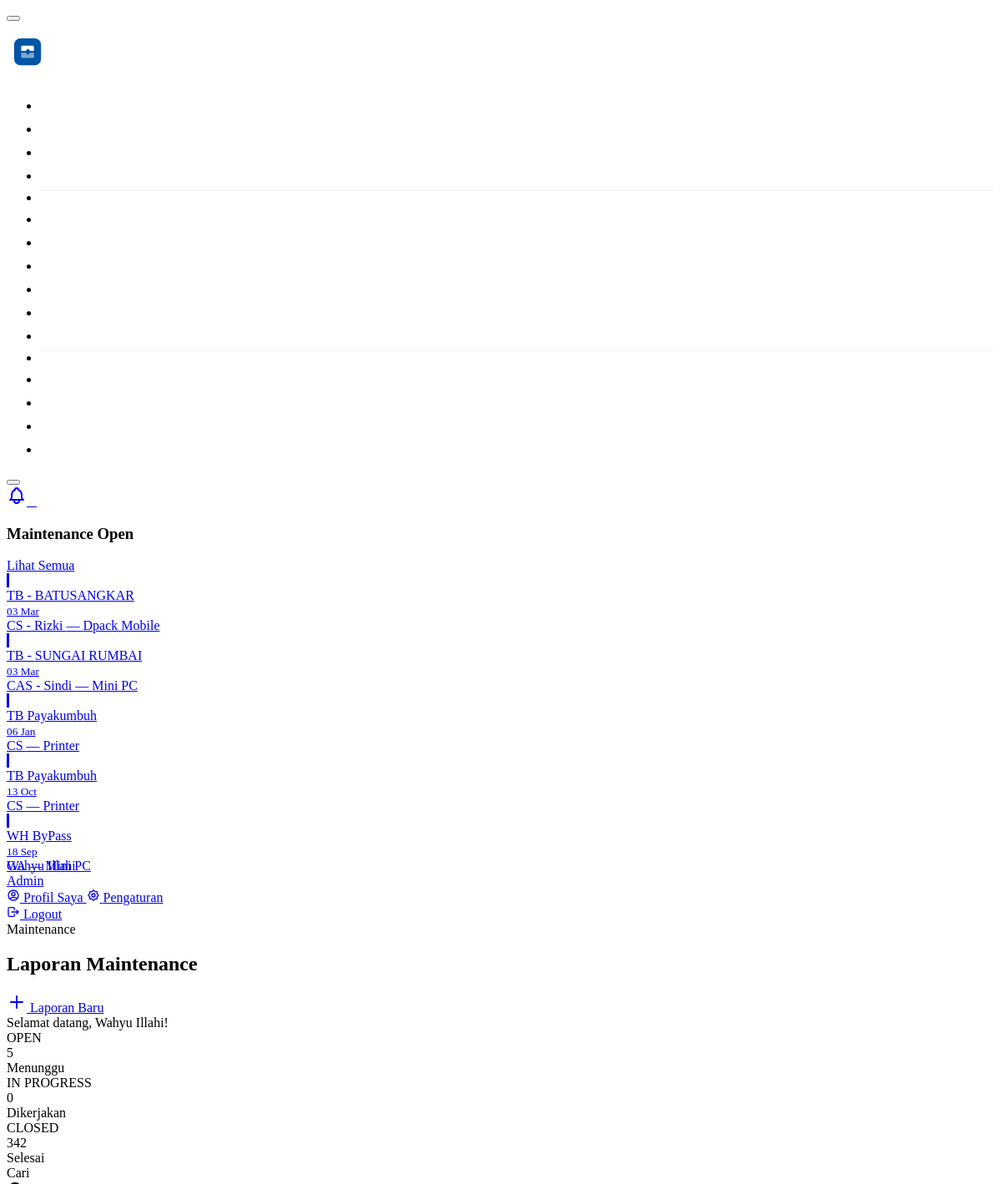
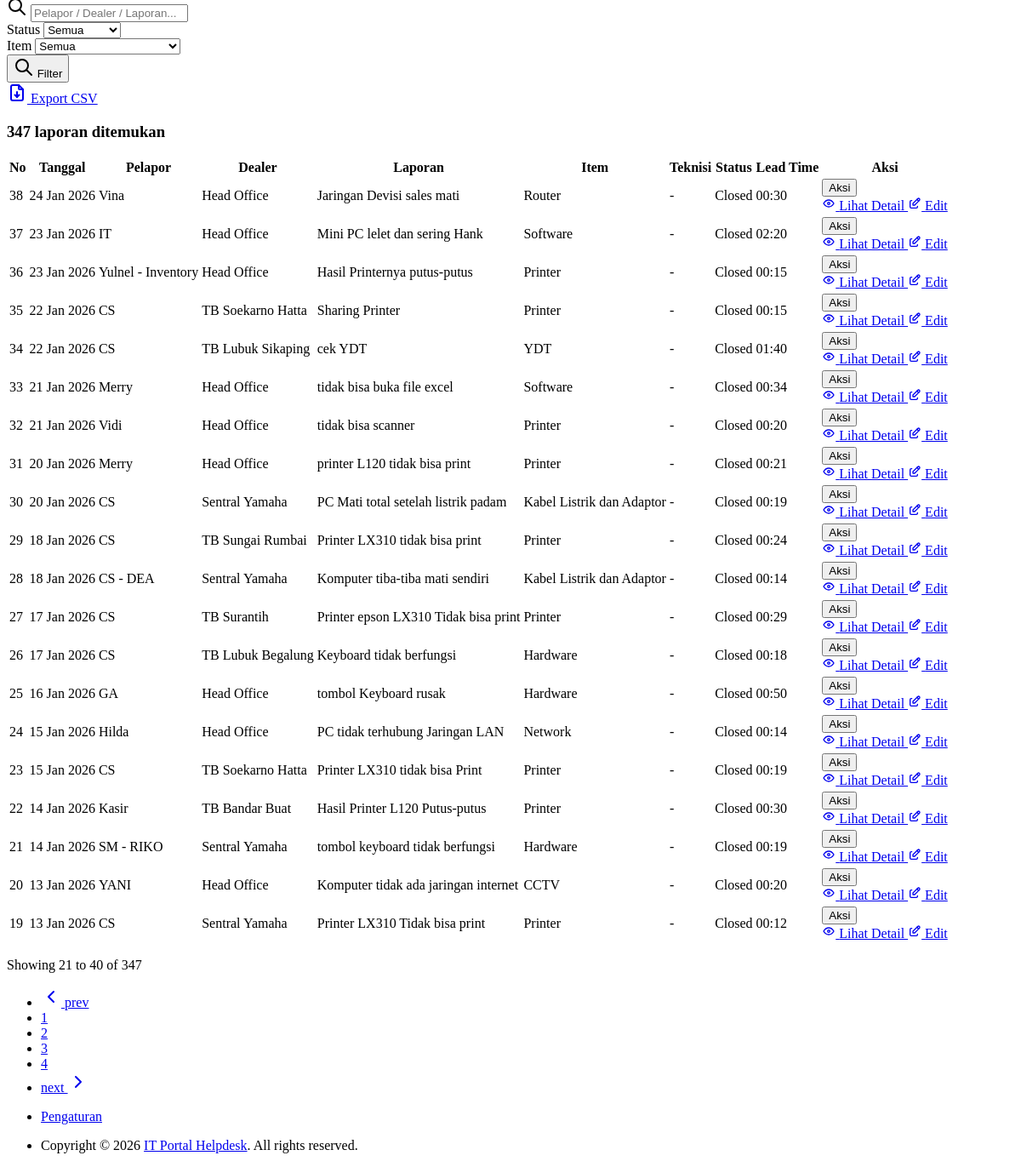
/maintenance?page=2 (signed in), run on the app's committed database (2 pictures, top to bottom).
### tables this page shows
CREATE TABLE `maintenance_reports` (
  `id` int(11) NOT NULL AUTO_INCREMENT,
  `status` enum('Open','In Progress','Closed') NOT NULL DEFAULT 'Open',
  `tanggal` date NOT NULL,
  `pelapor` varchar(100) NOT NULL,
  `dealer` varchar(200) NOT NULL,
  `laporan_awal` text NOT NULL,
  `pengecekan` text DEFAULT NULL,
  `solusi` text DEFAULT NULL,
  `item` varchar(100) NOT NULL COMMENT 'Category: Printer, CCTV, Network, Hardware, Software, etc.',
  `waktu_mulai` datetime DEFAULT NULL,
  `waktu_selesai` datetime DEFAULT NULL,
  `lead_time` time GENERATED ALWAYS AS (case when `waktu_mulai` is not null and `waktu_selesai` is not null then timediff(`waktu_selesai`,`waktu_mulai`) else NULL end) STORED,
  `created_by` int(11) DEFAULT NULL,
  `technician_id` int(11) DEFAULT NULL,
  `asset_id` int(11) DEFAULT NULL,
  `is_active` tinyint(1) DEFAULT 1,
  `created_at` timestamp NULL DEFAULT current_timestamp(),
  `updated_at` timestamp NULL DEFAULT current_timestamp() ON UPDATE current_timestamp(),
  PRIMARY KEY (`id`),
  KEY `idx_status` (`status`),
  KEY `idx_tanggal` (`tanggal`),
  KEY `idx_dealer` (`dealer`),
  KEY `idx_item` (`item`),
  KEY `idx_is_active` (`is_active`),
  KEY `created_by` (`created_by`),
  KEY `fk_maintenance_technician` (`technician_id`),
  KEY `fk_maintenance_asset` (`asset_id`),
  CONSTRAINT `fk_maintenance_asset` FOREIGN KEY (`asset_id`) REFERENCES `assets` (`id`) ON DELETE SET NULL,
  CONSTRAINT `fk_maintenance_technician` FOREIGN KEY (`technician_id`) REFERENCES `users` (`id`) ON DELETE SET NULL,
  CONSTRAINT `maintenance_reports_ibfk_1` FOREIGN KEY (`created_by`) REFERENCES `users` (`id`) ON DELETE SET NULL
);

CREATE TABLE `users` (
  `id` int(11) NOT NULL AUTO_INCREMENT,
  `full_name` varchar(100) NOT NULL,
  `username` varchar(50) NOT NULL,
  `email` varchar(100) NOT NULL,
  `password` varchar(255) NOT NULL,
  `role` enum('admin','staff','dealer','user') NOT NULL,
  `avatar` varchar(255) DEFAULT NULL,
  `department` varchar(100) DEFAULT NULL,
  `is_active` tinyint(1) NOT NULL DEFAULT 1,
  `last_login` datetime DEFAULT NULL,
  `created_at` datetime NOT NULL DEFAULT current_timestamp(),
  `updated_at` datetime NOT NULL DEFAULT current_timestamp() ON UPDATE current_timestamp(),
  PRIMARY KEY (`id`),
  UNIQUE KEY `username` (`username`),
  UNIQUE KEY `email` (`email`)
);

### pages/maintenance/index.php (the view, shortened to what the rows shown need)
<?php
$search = trim($_GET['q'] ?? '');
$page = max(1, (int) ($_GET['page'] ?? 1));
$perPage = 20;
$where = ["m.is_active = 1"];
$params = [];
$whereSQL = 'WHERE ' . implode(' AND ', $where);
$countStmt = db()->prepare("SELECT COUNT(*) FROM maintenance_reports m $whereSQL");
$countStmt->execute($params);
$total = $countStmt->fetchColumn();
$totalPages = max(1, ceil($total / $perPage));
$offset = ($page - 1) * $perPage;
$sql = "
    SELECT m.*, u.full_name as technician_name
    FROM maintenance_reports m
    LEFT JOIN users u ON m.technician_id = u.id
    $whereSQL
    ORDER BY m.tanggal DESC, m.id DESC
    LIMIT $perPage OFFSET $offset
";
$stmt = db()->prepare($sql);
$stmt->execute($params);
$reports = $stmt->fetchAll();
$totalOpen = db()->query("SELECT COUNT(*) FROM maintenance_reports WHERE status = 'Open' AND is_active = 1")->fetchColumn();
$totalInProgress = db()->query("SELECT COUNT(*) FROM maintenance_reports WHERE status = 'In Progress' AND is_active = 1")->fetchColumn();
$totalClosed = db()->query("SELECT COUNT(*) FROM maintenance_reports WHERE status = 'Closed' AND is_active = 1")->fetchColumn();
$pageActions = '<a href="' . url('/maintenance/create') . '" class="btn btn-primary d-none d-sm-inline-block"><svg xmlns="http://www.w3.org/2000/svg" width="24" height="24" viewBox="0 0 24 24" fill="none" stroke="currentColor" stroke-width="2" stroke-linecap="round" stroke-linejoin="round" class="icon"><path d="M12 5l0 14"/><path d="M5 12l14 0"/></svg> Laporan Baru</a>';
?>
<div class="row row-deck row-cards mb-3">
    <div class="col-sm-4 col-lg-4">
        <a href="?status=Open" class="card card-link">
            <div class="card-body">
                <div class="d-flex align-items-center"><div class="subheader">OPEN</div></div>
                <div class="d-flex align-items-baseline">
                    <div class="h1 mb-0 me-2"><?= $totalOpen ?></div>
                    <div class="me-auto"><span class="text-yellow d-inline-flex align-items-center lh-1">Menunggu</span></div>
                </div>
            </div>
        </a>
    </div>
    <div class="col-sm-4 col-lg-4">
        <a href="?status=In+Progress" class="card card-link">
            <div class="card-body">
                <div class="d-flex align-items-center"><div class="subheader">IN PROGRESS</div></div>
                <div class="d-flex align-items-baseline">
                    <div class="h1 mb-0 me-2"><?= $totalInProgress ?></div>
                    <div class="me-auto"><span class="text-blue d-inline-flex align-items-center lh-1">Dikerjakan</span></div>
                </div>
            </div>
        </a>
    </div>
    <div class="col-sm-4 col-lg-4">
        <a href="?status=Closed" class="card card-link">
            <div class="card-body">
                <div class="d-flex align-items-center"><div class="subheader">CLOSED</div></div>
                <div class="d-flex align-items-baseline">
                    <div class="h1 mb-0 me-2"><?= $totalClosed ?></div>
                    <div class="me-auto"><span class="text-green d-inline-flex align-items-center lh-1">Selesai</span></div>
                </div>
            </div>
        </a>
    </div>
</div>
<div class="card mb-3">
    <div class="card-body">
        <form method="GET" class="row g-3 align-items-end">
            <div class="col-md-3">
                <label class="form-label">Cari</label>
                <div class="input-icon">
                    <span class="input-icon-addon"><svg xmlns="http://www.w3.org/2000/svg" width="24" height="24" viewBox="0 0 24 24" fill="none" stroke="currentColor" stroke-width="2" stroke-linecap="round" stroke-linejoin="round" class="icon"><path d="M10 10m-7 0a7 7 0 1 0 14 0a7 7 0 1 0 -14 0"/><path d="M21 21l-6 -6"/></svg></span>
                    <input type="text" name="q" class="form-control" placeholder="Pelapor / Dealer / Laporan..." value="<?= e($search) ?>">
                </div>
            </div>
            <div class="col-md-2">
                <label class="form-label">Status</label>
                <select name="status" class="form-select">
                    <option value="all">Semua</option>
                </select>
            </div>
            <div class="col-md-2">
                <label class="form-label">Item</label>
                <select name="item" class="form-select">
                    <option value="">Semua</option>
                </select>
            </div>
            <div class="col-auto">
                <button type="submit" class="btn btn-primary">
                    <svg xmlns="http://www.w3.org/2000/svg" width="24" height="24" viewBox="0 0 24 24" fill="none" stroke="currentColor" stroke-width="2" stroke-linecap="round" stroke-linejoin="round" class="icon"><path d="M10 10m-7 0a7 7 0 1 0 14 0a7 7 0 1 0 -14 0"/><path d="M21 21l-6 -6"/></svg>
                    Filter
                </button>
            </div>
            <div class="col-auto">
                <a href="?<?= http_build_query(array_merge($_GET, ['export' => 'csv'])) ?>" class="btn btn-outline-green">
                    Export CSV
                </a>
            </div>
        </form>
    </div>
</div>
<div class="card">
    <div class="card-header"><h3 class="card-title"><?= $total ?> laporan ditemukan</h3></div>
    <div class="table-responsive">
        <table class="table table-vcenter card-table table-striped">
            <thead>
                <tr>
                    <th>No</th><th>Tanggal</th><th>Pelapor</th><th>Dealer</th><th>Laporan</th><th>Item</th><th>Teknisi</th><th>Status</th><th>Lead Time</th><th class="w-1">Aksi</th>
                </tr>
            </thead>
            <tbody>
                <?php if (empty($reports)): ?>
                    <tr><td colspan="10" class="text-center text-secondary py-4">Tidak ada laporan ditemukan.</td></tr>
                <?php else: ?>
                    <?php foreach ($reports as $r): ?>
                    <tr>
                        <td class="text-secondary"><?= $r['id'] ?></td>
                        <td class="text-nowrap"><?= date('d M Y', strtotime($r['tanggal'])) ?></td>
                        <td><?= e($r['pelapor']) ?></td>
                        <td><?= e($r['dealer']) ?></td>
                        <td><span class="text-truncate d-inline-block" style="max-width:200px"><?= e($r['laporan_awal']) ?></span></td>
                        <td><span class="badge bg-azure-lt"><?= e($r['item']) ?></span></td>
                        <td><?= e($r['technician_name'] ?? '-') ?></td>
                        <td>
                            <?php $statusColor = match ($r['status']) { 'Open' => 'yellow', 'In Progress' => 'blue', 'Closed' => 'green', default => 'secondary'}; ?>
                            <span class="badge bg-<?= $statusColor ?>-lt"><?= e($r['status']) ?></span>
                        </td>
                        <td class="text-secondary"><?= $r['lead_time'] ? substr($r['lead_time'], 0, 5) : '—' ?></td>
                        <td>
                            <span class="dropdown">
                                <button class="btn btn-sm dropdown-toggle align-text-top" data-bs-boundary="viewport" data-bs-toggle="dropdown">Aksi</button>
                                <div class="dropdown-menu dropdown-menu-end">
                                    <a class="dropdown-item" href="<?= url('/maintenance/view?id=' . $r['id']) ?>">
                                        Lihat Detail
                                    </a>
                                    <a class="dropdown-item" href="<?= url('/maintenance/edit?id=' . $r['id']) ?>">
                                        Edit
                                    </a>
                                </div>
                            </span>
                        </td>
                    </tr>
                    <?php endforeach; ?>
                <?php endif; ?>
            </tbody>
        </table>
    </div>
    <?php if ($totalPages > 1): ?>
    <div class="card-footer d-flex align-items-center">
        <p class="m-0 text-secondary">Showing <?= $offset + 1 ?> to <?= min($offset + $perPage, $total) ?> of <?= $total ?></p>
        <ul class="pagination m-0 ms-auto">
            <li class="page-item <?= $page <= 1 ? 'disabled' : '' ?>"><a class="page-link" href="?<?= http_build_query(array_merge($_GET, ['page' => $page - 1])) ?>"><svg xmlns="http://www.w3.org/2000/svg" width="24" height="24" viewBox="0 0 24 24" fill="none" stroke="currentColor" stroke-width="2" stroke-linecap="round" stroke-linejoin="round" class="icon"><path d="M15 6l-6 6l6 6"/></svg> prev</a></li>
            <?php for ($i = max(1, $page - 2); $i <= min($totalPages, $page + 2); $i++): ?>
            <li class="page-item <?= $i === $page ? 'active' : '' ?>"><a class="page-link" href="?<?= http_build_query(array_merge($_GET, ['page' => $i])) ?>"><?= $i ?></a></li>
            <?php endfor; ?>
            <li class="page-item <?= $page >= $totalPages ? 'disabled' : '' ?>"><a class="page-link" href="?<?= http_build_query(array_merge($_GET, ['page' => $page + 1])) ?>">next <svg xmlns="http://www.w3.org/2000/svg" width="24" height="24" viewBox="0 0 24 24" fill="none" stroke="currentColor" stroke-width="2" stroke-linecap="round" stroke-linejoin="round" class="icon"><path d="M9 6l6 6l-6 6"/></svg></a></li>
        </ul>
    </div>
    <?php endif; ?>
</div>
<?php
include BASE_PATH . '/layouts/main.php';

### layouts/partials/topbar.php (shortened to what the rows shown need)
<?php
$_user = currentUser();
$openReports = db()->query("SELECT id, tanggal, pelapor, dealer, item FROM maintenance_reports WHERE status = 'Open' AND is_active = 1 ORDER BY tanggal DESC, id DESC LIMIT 5")->fetchAll();
$openCount = db()->query("SELECT COUNT(*) FROM maintenance_reports WHERE status = 'Open' AND is_active = 1")->fetchColumn();
?>
<header class="navbar navbar-expand-md d-none d-lg-flex d-print-none">
    <div class="container-xl">
        <button class="navbar-toggler" type="button" data-bs-toggle="collapse" data-bs-target="#navbar-menu"
            aria-controls="navbar-menu" aria-expanded="false" aria-label="Toggle navigation">
        </button>
        <div class="navbar-nav flex-row order-md-last">
            <div class="nav-item dropdown d-flex me-3" id="notif-dropdown-wrap">
                <a href="#" class="nav-link px-0" data-bs-toggle="dropdown" data-bs-auto-close="outside"
                    aria-label="Notifikasi" id="notif-bell-btn">
                    <?php if ($openCount > 0): ?>
                        <span class="badge bg-red badge-notification badge-blink" id="notif-badge"
                            data-count="<?= $openCount ?>"><?= $openCount ?></span>
                    <?php endif; ?>
                </a>
                <div class="dropdown-menu dropdown-menu-arrow dropdown-menu-end dropdown-menu-card notif-dropdown">
                    <div class="card">
                        <div class="card-header">
                            <h3 class="card-title">Maintenance Open</h3>
                            <div class="card-actions"><a href="<?= url('/maintenance?status=Open') ?>"
                                    class="btn btn-sm btn-primary">Lihat Semua</a></div>
                        </div>
                        <div class="list-group list-group-flush list-group-hoverable">
                            <?php if (empty($openReports)): ?>
                                <div class="list-group-item text-center text-secondary py-3">Tidak ada laporan open.</div>
                            <?php else: ?>
                                <?php foreach ($openReports as $notif): ?>
                                    <a href="<?= url('/maintenance/view?id=' . $notif['id']) ?>"
                                        class="list-group-item list-group-item-action unread">
                                        <div class="row align-items-center">
                                            <div class="col">
                                                <div class="d-flex justify-content-between">
                                                    <div class="text-body fw-bold"><?= e($notif['dealer']) ?></div>
                                                    <small
                                                        class="text-secondary"><?= date('d M', strtotime($notif['tanggal'])) ?></small>
                                                </div>
                                                <div class="d-block text-secondary text-truncate mt-n1">
                                                    <?= e($notif['pelapor']) ?> — <span
                                                        class="badge bg-azure-lt"><?= e($notif['item']) ?></span>
                                                </div>
                                            </div>
                                        </div>
                                    </a>
                                <?php endforeach; ?>
                            <?php endif; ?>
                        </div>
                    </div>
                </div>
            </div>
            <div class="nav-item dropdown">
                <a href="#" class="nav-link d-flex lh-1 text-reset p-0 px-2" data-bs-toggle="dropdown"
                    aria-label="Open user menu">
                    <div class="d-none d-xl-block ps-2">
                        <div><?= e($_user['full_name'] ?? '') ?></div>
                        <div class="mt-1 small text-secondary"><?= e(ucfirst($_user['role'] ?? '')) ?></div>
                    </div>
                </a>
                <div class="dropdown-menu dropdown-menu-end dropdown-menu-arrow">
                    <a href="<?= url('/profile') ?>" class="dropdown-item">
                        Profil Saya
                    </a>
                    <a href="<?= url('/admin/settings') ?>" class="dropdown-item">
                        Pengaturan
                    </a>
                    <a href="<?= url('/logout') ?>" class="dropdown-item" onclick="return confirm('Yakin mau logout?')">
                        Logout
                    </a>
                </div>
            </div>
        </div>
    </div>
</header>

### data on the page
maintenance_reports: dealer "TB - BATUSANGKAR", tanggal "03 Mar", pelapor "CS - Rizki", item "Dpack Mobile"
maintenance_reports: dealer "TB - SUNGAI RUMBAI", tanggal "03 Mar", pelapor "CAS - Sindi", item "Mini PC"
maintenance_reports: dealer "TB Payakumbuh", tanggal "06 Jan", pelapor "CS", item "Printer"
maintenance_reports: dealer "TB Payakumbuh", tanggal "13 Oct", pelapor "CS", item "Printer"
maintenance_reports: dealer "WH ByPass", tanggal "18 Sep", pelapor "GA", item "Mini PC"
users: full_name "Wahyu Illahi", role "Admin"
maintenance_reports: id "38", tanggal "24 Jan 2026", pelapor "Vina", dealer "Head Office", laporan_awal "Jaringan Devisi sales mati", item "Router", technician_name "-", status "Closed", lead_time "00:30"
maintenance_reports: id "37", tanggal "23 Jan 2026", pelapor "IT", dealer "Head Office", laporan_awal "Mini PC lelet dan sering Hank", item "Software", technician_name "-", status "Closed", lead_time "02:20"
maintenance_reports: id "36", tanggal "23 Jan 2026", pelapor "Yulnel - Inventory", dealer "Head Office", laporan_awal "Hasil Printernya putus-putus", item "Printer", technician_name "-", status "Closed", lead_time "00:15"
maintenance_reports: id "35", tanggal "22 Jan 2026", pelapor "CS", dealer "TB Soekarno Hatta", laporan_awal "Sharing Printer", item "Printer", technician_name "-", status "Closed", lead_time "00:15"
maintenance_reports: id "34", tanggal "22 Jan 2026", pelapor "CS", dealer "TB Lubuk Sikaping", laporan_awal "cek YDT", item "YDT", technician_name "-", status "Closed", lead_time "01:40"
maintenance_reports: id "33", tanggal "21 Jan 2026", pelapor "Merry", dealer "Head Office", laporan_awal "tidak bisa buka file excel", item "Software", technician_name "-", status "Closed", lead_time "00:34"
maintenance_reports: id "32", tanggal "21 Jan 2026", pelapor "Vidi", dealer "Head Office", laporan_awal "tidak bisa scanner", item "Printer", technician_name "-", status "Closed", lead_time "00:20"
maintenance_reports: id "31", tanggal "20 Jan 2026", pelapor "Merry", dealer "Head Office", laporan_awal "printer L120 tidak bisa print", item "Printer", technician_name "-", status "Closed", lead_time "00:21"
maintenance_reports: id "30", tanggal "20 Jan 2026", pelapor "CS", dealer "Sentral Yamaha", laporan_awal "PC Mati total setelah listrik padam", item "Kabel Listrik dan Adaptor", technician_name "-", status "Closed", lead_time "00:19"
maintenance_reports: id "29", tanggal "18 Jan 2026", pelapor "CS", dealer "TB Sungai Rumbai", laporan_awal "Printer LX310 tidak bisa print", item "Printer", technician_name "-", status "Closed", lead_time "00:24"
maintenance_reports: id "28", tanggal "18 Jan 2026", pelapor "CS - DEA", dealer "Sentral Yamaha", laporan_awal "Komputer tiba-tiba mati sendiri", item "Kabel Listrik dan Adaptor", technician_name "-", status "Closed", lead_time "00:14"
maintenance_reports: id "27", tanggal "17 Jan 2026", pelapor "CS", dealer "TB Surantih", laporan_awal "Printer epson LX310 Tidak bisa print", item "Printer", technician_name "-", status "Closed", lead_time "00:29"
maintenance_reports: id "26", tanggal "17 Jan 2026", pelapor "CS", dealer "TB Lubuk Begalung", laporan_awal "Keyboard tidak berfungsi", item "Hardware", technician_name "-", status "Closed", lead_time "00:18"
maintenance_reports: id "25", tanggal "16 Jan 2026", pelapor "GA", dealer "Head Office", laporan_awal "tombol Keyboard rusak", item "Hardware", technician_name "-", status "Closed", lead_time "00:50"
maintenance_reports: id "24", tanggal "15 Jan 2026", pelapor "Hilda", dealer "Head Office", laporan_awal "PC tidak terhubung Jaringan LAN", item "Network", technician_name "-", status "Closed", lead_time "00:14"
maintenance_reports: id "23", tanggal "15 Jan 2026", pelapor "CS", dealer "TB Soekarno Hatta", laporan_awal "Printer LX310 tidak bisa Print", item "Printer", technician_name "-", status "Closed", lead_time "00:19"
maintenance_reports: id "22", tanggal "14 Jan 2026", pelapor "Kasir", dealer "TB Bandar Buat", laporan_awal "Hasil Printer L120 Putus-putus", item "Printer", technician_name "-", status "Closed", lead_time "00:30"
maintenance_reports: id "21", tanggal "14 Jan 2026", pelapor "SM - RIKO", dealer "Sentral Yamaha", laporan_awal "tombol keyboard tidak berfungsi", item "Hardware", technician_name "-", status "Closed", lead_time "00:19"
maintenance_reports: id "20", tanggal "13 Jan 2026", pelapor "YANI", dealer "Head Office", laporan_awal "Komputer tidak ada jaringan internet", item "CCTV", technician_name "-", status "Closed", lead_time "00:20"
maintenance_reports: id "19", tanggal "13 Jan 2026", pelapor "CS", dealer "Sentral Yamaha", laporan_awal "Printer LX310 Tidak bisa print", item "Printer", technician_name "-", status "Closed", lead_time "00:12"

### other printed values
$openCount "5"
$pagePretitle "Maintenance"
$pageTitle "Laporan Maintenance"
$msg['message'] "Selamat datang, Wahyu Illahi!"
$totalOpen "5"
$totalInProgress "0"
$totalClosed "342"
$total "347"
$offset + 1 "21"
min($offset + $perPage, $total) "40"
APP_NAME "IT Portal Helpdesk"
